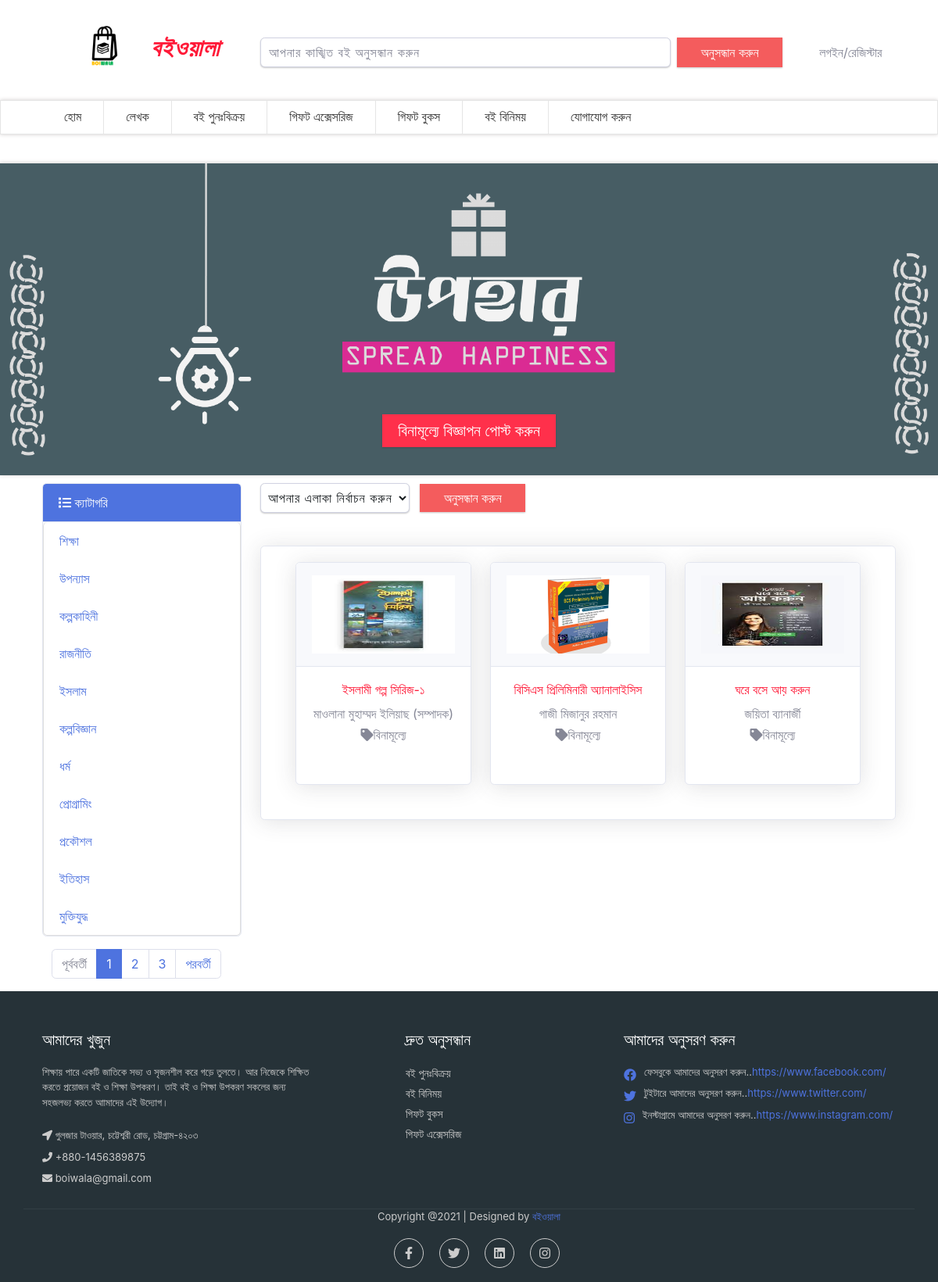
Page /gift-books.php on the committed database.
### tables this page shows
CREATE TABLE `category` (
  `cat_id` int(11) NOT NULL,
  `cat_name` varchar(255) NOT NULL
);

CREATE TABLE `gift` (
  `ID` int(11) NOT NULL,
  `item_posted_by` varchar(255) NOT NULL,
  `donor_mail` varchar(255) NOT NULL,
  `donor_phone` text NOT NULL,
  `donor_area` varchar(255) NOT NULL,
  `book_title` varchar(255) NOT NULL,
  `authorName` varchar(255) NOT NULL,
  `category` int(11) NOT NULL,
  `book_img` text NOT NULL,
  `book_desc` varchar(300) NOT NULL,
  `price` text NOT NULL DEFAULT '\'বিনামূল্যে\'',
  `status` tinyint(1) NOT NULL DEFAULT 0
);

### gift-books.php (the view, shortened to what this page needs)
<?php include 'includes/header.php'; ?>
<link rel="stylesheet" href="css/donate.css">
<div class="main-banner banner text-center">
    <div class="container">
        <div class="post-ad">
            <a href="post-ad.php">বিনামূল্যে বিজ্ঞাপন পোস্ট করুন</a>
        </div>
    </div>
</div>
<div class="container">
    <div class="row">
        <div class="col-12 col-sm-3">
            <div class="card bg-light mb-3">
                <div class="card-header bg-primary text-white text-uppercase"><i class="fa fa-list"></i> ক্যাটাগরি
                </div>
                <ul class="list-group category_block">
                    <?php
                            $query = "SELECT * FROM category";
                            $selectCategory = mysqli_query($conn, $query);
                            while($row = mysqli_fetch_assoc($selectCategory)){
                              $cat_id   = $row['cat_id'];
                              $cat_name = $row['cat_name'];
                        ?>
                    <li class="list-group-item"><a href="?ref=<?php echo $cat_id; ?>"><?php echo $cat_name; ?></a></li>
                    <?php }
                            ?>
                </ul>
            </div>
        </div>
        <div class="col">
            <div class="row">
                <div class="area_search col-10 agileits_search">
                    <form class="form-inline" action="" method="POST">
                        <select class="form-control" name="area">
                            <option class="hidden" selected disabled>আপনার এলাকা নির্বাচন করুন</option>
                        </select>
                        <input type="submit" name="getArea" value="অনুসন্ধান করুন">
                    </form>
                </div>
            </div>
            <section>
                <div class="card shadow mb-3">
                    <div class="card-body">
                        <div class="container">
                            <div class="row">
                                <?php
                              if(isset($_GET['ref'])){
                                  $category = $_GET['ref'];
                                  $sql = "SELECT * FROM gift WHERE category=$category AND status=1";
                                  $searchByArea = mysqli_query($conn, $sql);
                                  while($row = mysqli_fetch_assoc($searchByArea)){                                              $gift_id      = $row['ID'];
                                      $book_name    = $row['book_title'];
                                      $author_name  = $row['authorName'];
                                      $area         = $row['donor_area'];
                                      $price        = $row['price'];
                                      $cover        = $row['book_img'];
                                    ?>
                                <div class="col-md-4">
                                    <div class="card shadow mb-4">
                                        <div class="card-header py-3">
                                            <?php
                                          if(!empty($cover)){
                                              ?>
                                            <a href="details-view.php?giftbooks=<?php echo $gift_id; ?>" target="_blank"
                                                rel="noopener noreferrer"><img class="img-fluid" height="50px"
                                                    width="100px" src="img/gift/<?php echo $cover; ?>"></a>
                                            <?php
                                          }
                                          else{
                                              ?>
                                            <a href="details-view.php?giftbooks=<?php echo $gift_id; ?>" target="_blank"
                                                rel="noopener noreferrer"><img class="img-fluid" src="img/book.jpg"></a>
                                            <?php
                                          }
                                      ?>
                                        </div>
                                        <div class="card-body">
                                            <a href="details-view.php?giftbooks=<?php echo $gift_id; ?>">
                                                <h6 class="card-title text-center"><?php echo $book_name; ?></h6>
                                            </a>
                                            <h6 class="text-center"><span
                                                    class="card-text"><?php echo $author_name; ?></span></h6>
                                            <h6 class="text-center">Tk.<span
                                                    class="card-text"><?php echo $price; ?></span></h6>
                                        </div>
                                    </div>
                                </div>
                                <?php
                  }
                  ?>
                            </div>
                        </div>
                    </div>
                </div>
            </section>
        </div>
    </div>
</div>
<section>
    <div class="card shadow mb-4">
        <div class="card-body">
            <div class="container">
                <div class="row">
                    <?php
                    }else{
                            $sql = "SELECT * FROM gift WHERE status=1 ORDER BY ID DESC LIMIT 9";
                            $indexView = mysqli_query($conn, $sql);
                            while($row = mysqli_fetch_assoc($indexView) ){
                                    $gift_id      = $row['ID'];
                                    $book_name    = $row['book_title'];
                                    $author_name  = $row['authorName'];
                                    $price        = $row['price'];
                                    $cover        = $row['book_img'];
                        ?>
                    <div class="col-md-4">
                        <div class="card shadow mb-4">
                            <div class="card-header py-3">
                                <?php
                                            if(!empty($cover)){
                                                ?>
                                <a href="details-view.php?giftbooks=<?php echo $gift_id; ?>" target="_blank"
                                    rel="noopener noreferrer"><img class="img-fluid" height="50px" width="100px"
                                        src="img/gift/<?php echo $cover; ?>"></a>
                                <?php
                                            }
                                            else{
                                                ?>
                                <a href="details-view.php?giftbooks=<?php echo $gift_id; ?>" target="_blank"
                                    rel="noopener noreferrer"><img class="img-fluid" src="img/book.jpg"></a>
                                <?php
                                            }
                                        ?>
                            </div>
                            <div class="card-body">
                                <a href="details-view.php?giftbooks=<?php echo $gift_id; ?>">
                                    <h6 class="card-title text-center"><?php echo $book_name; ?></h6>
                                </a>
                                <h6 class="text-center"><span class="card-text"><?php echo $author_name; ?></span></h6>
                                <h6 class="text-center"><i class="fas fa-tag"></i><span
                                        class="card-text"><?php echo $price; ?></span></h6>
                            </div>
                        </div>
                    </div>
                    <?php
                }
            ?>
                </div>
            </div>
        </div>
    </div>
</section>
<?php
            }
        ?>
</div>
</div>
<div class="col-12">
    <nav aria-label="...">
        <ul class="pagination">
            <li class="page-item disabled">
                <a class="page-link" href="#" tabindex="-1">পূর্ববর্তী</a>
            </li>
            <li class="page-item active"><a class="page-link" href="#">1</a></li>
            <li class="page-item">
                <a class="page-link" href="#">2 <span class="sr-only">(current)</span></a>
            </li>
            <li class="page-item"><a class="page-link" href="#">3</a></li>
            <li class="page-item">
                <a class="page-link" href="#">পরবর্তী</a>
            </li>
        </ul>
    </nav>
</div>
</div>
<?php include 'includes/footer.php'; ?>

### css/main.css (style rules this page uses)
* { box-sizing: border-box; margin: 0; padding: 0; }
body { font-family: 'Mina', sans-serif; font-size: 16px; color: #333; }
h1, h2, h3, h4, h5, h6 { font-family: 'Mina', sans-serif; color: #333; }
a { text-decoration: none !important; }
li { list-style-type: none; }
.banner { margin:10px 0px; box-shadow: 0px 0px 5px #d2cece; border-top: 1px solid #E5E5E5; }
.breadcrumb li,a,a:hover { color: #FF1A38; }

### css/donate.css (style rules this page uses)
.banner { background:url(../img/gift.PNG), no-repeat; background-size: cover; opacity: 0.9; height: 400px; position: relative; font-family: 'Ubuntu Condensed', sans-serif; }
.main-banner .post-ad { margin-top: 30%; }
.main-banner a { border-radius: 0; background: #FF1A38; font-size: 20px; color: #fff; width: 50%; box-shadow: 0px 1px 2px 0px rgba(0, 0, 0, 0.22); padding: 10px 20px; }
.agileits_search { margin-bottom: 5%; }
.agileits_search select { margin-right: 2%; color: #191e21; width: 50%; letter-spacing: 1px; padding: 5px; box-shadow: 0px 1px 2px 0px rgba(0, 0, 0, 0.22); }
.agileits_search input[type="submit"] { border:none; border-radius: 0; background: #F45C5D; color: #fff; width: 20%; box-shadow: 0px 1px 2px 0px rgba(0, 0, 0, 0.22); padding: 6px 10px; }
.card-header img { width: 300px !important; height: 100px !important; }
.card .card-body:nth-child(2) { height: 150px; }
.card-body .card-title { color:#FF1A38; }

### rows in the picture
category: cat_name "শিক্ষা"
category: cat_name "উপন্যাস"
category: cat_name "কল্পকাহিনী"
category: cat_name "রাজনীতি"
category: cat_name "ইসলাম"
category: cat_name "কল্পবিজ্ঞান"
category: cat_name "ধর্ম"
category: cat_name "প্রোগ্রামিং"
category: cat_name "প্রকৌশল"
category: cat_name "ইতিহাস"
category: cat_name "মুক্তিযুদ্ধ"
gift: book_img (picture), book_title "ইসলামী গল্প সিরিজ-১", authorName "মাওলানা মুহাম্মদ ইলিয়াছ (সম্পাদক)", price "বিনামূল্যে"
gift: book_img (picture), book_title "বিসিএস প্রিলিমিনারী অ্যানালাইসিস", authorName "গাজী মিজানুর রহমান", price "বিনামূল্যে"
gift: book_img (picture), book_title "ঘরে বসে আয় করুন", authorName "জয়িতা ব্যানার্জী", price "বিনামূল্যে"
